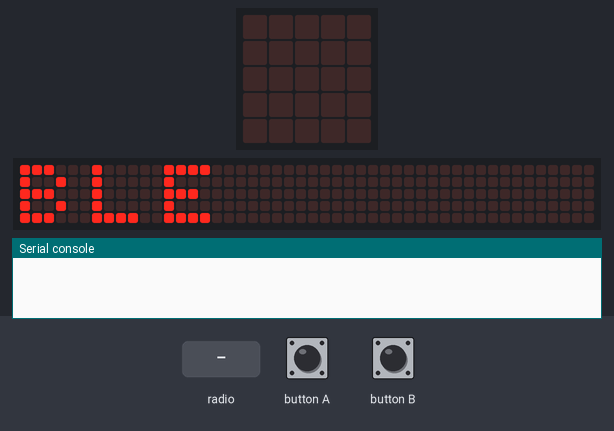
This program was run on a simulated BBC micro:bit (MakeCode). On the bench: the board's 5×5 LED display, a strip that is not on the board, showing the scrolling text unrolled, the last lines printed to the serial console. The inputs (shaded band) are chosen by the test bench. No radio messages arrive unless stated (any console line starting 'radio sent:' is added by the test bench); the 48×5 strip is a reading aid, not a part: it shows the text the display is scrolling, unrolled, one strip-width of it at a time.

Above: at 3.2 s.
4.9 s: button B pressed for 0.15 s
At 5.12 s:
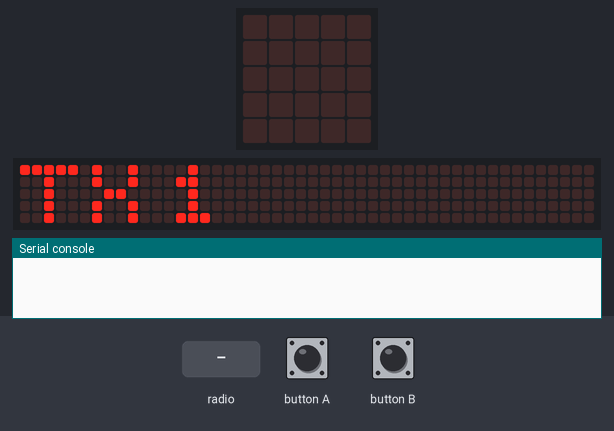
5.6 s: button A pressed for 0.15 s
6.3 s: radio message "TEST" arrives
9.3 s: radio message "CHECK" arrives
At 11.1 s:
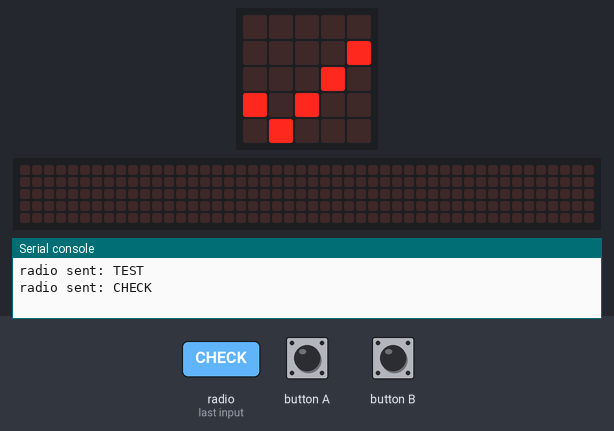
11.4 s: button B pressed for 0.15 s
At 16.3 s:
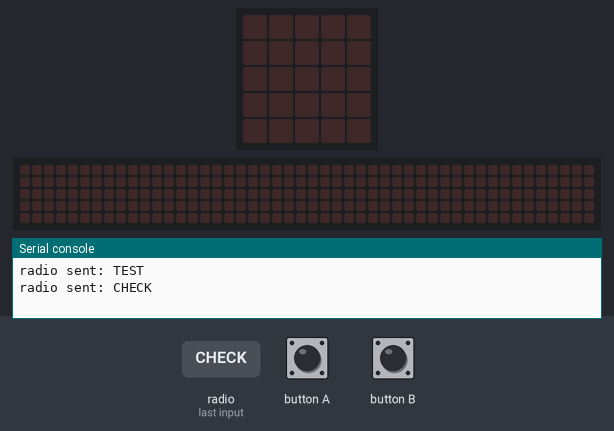
Timing chart, 0 to 17.6 s (numbered marks = the images above; inputs shaded):
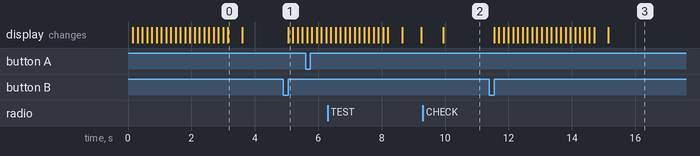

Measured:
- after the input at 4.9 s, the display: changes after 0.15 s (image 1)
- after the input at 9.3 s, the display: changes after 0.65 s (image 2)
- after the input at 11.4 s, the display: first changes after 0.15 s (image 3 shows a later state)
- what the display in image 0 shows lasts 0.4 s, from 3.2 s to 3.6 s

The program:

main.ts
```typescript
input.onButtonPressed(Button.A, function () {
    radio.sendString("TEST")
    basic.showArrow(ArrowNames.North)
})
radio.onReceivedString(function (receivedString) {
    if (receivedString == "TEST") {
        basic.showIcon(IconNames.Heart)
        basic.pause(100)
        radio.sendString("CHECK")
    }
    if (receivedString == "CHECK") {
        basic.showIcon(IconNames.Yes)
    }
})
input.onButtonPressed(Button.B, function () {
    ecran = "TX" + tx
    basic.showString(ecran)
    tx += 1
    if (tx == 8) {
        tx = 1
    }
})
let ecran = ""
let tx = 0
radio.setGroup(1)
basic.showString("BLE")
tx += 1
radio.setTransmitPower(tx)
basic.forever(function () {

})
```

test.ts
```typescript
// les tests vont ici ; cela ne sera pas compilé si ce paquet est utilisé en tant qu'extension.
```
